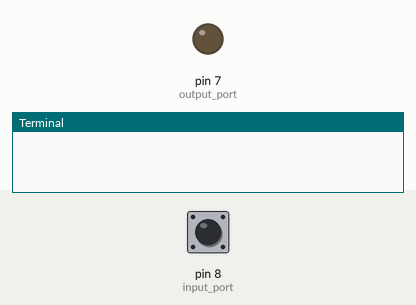
The program below on a simulated Raspberry Pi (header pin numbers). Parts: output pins drawn as LEDs (lit = HIGH), the last lines printed to the terminal. The test bench sets the inputs (shaded band); at power-on: pin 8 (input_port) HIGH.

Above: at 1.2 s.
1.3 s: pin 8 (input_port) pulled LOW for 0.15 s
At 1.4 s:
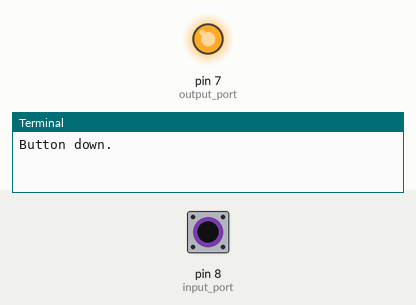
3.0 s: pin 8 (input_port) pulled LOW for 3.2 s
At 6.8 s:
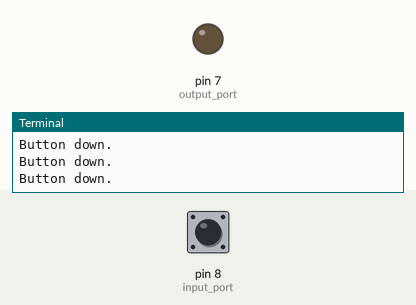
Timing chart, 0 to 8.3 s (numbered marks = the images above; inputs shaded):
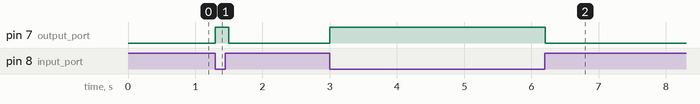

The program:

basic.py
```python
import RPi.GPIO as GPIO
import time

input_port = 8
output_port = 7

GPIO.setmode(GPIO.BOARD)
GPIO.setup(input_port, GPIO.IN, pull_up_down=GPIO.PUD_UP)
GPIO.setup(output_port, GPIO.OUT)

while True:
	time.sleep(.1)
	if (GPIO.input(input_port) == False):
		GPIO.output(output_port, True)
		print("Button down.")
	else:
		GPIO.output(output_port, False)
```

Measured:
- after the input at 1.3 s, pin 7 (output_port): LOW → HIGH at once, → LOW 0.20 s later
- after the input at 3.0 s, pin 7 (output_port): LOW → HIGH at once, → LOW 3.2 s later
